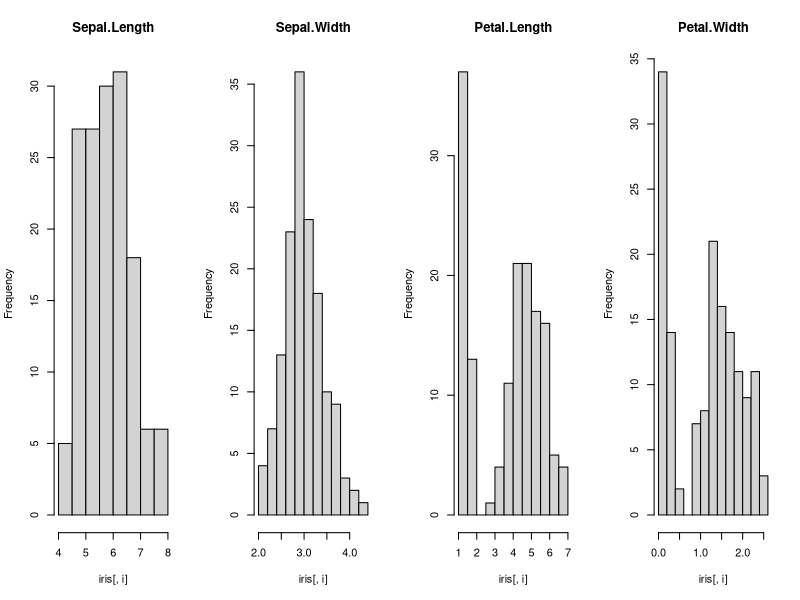

This chart was generated by the following R code:
data(iris)
# create histograms for each attribute
par(mfrow=c(1,4))
for(i in 1:4) {
  hist(iris[,i], main=names(iris)[i])
}